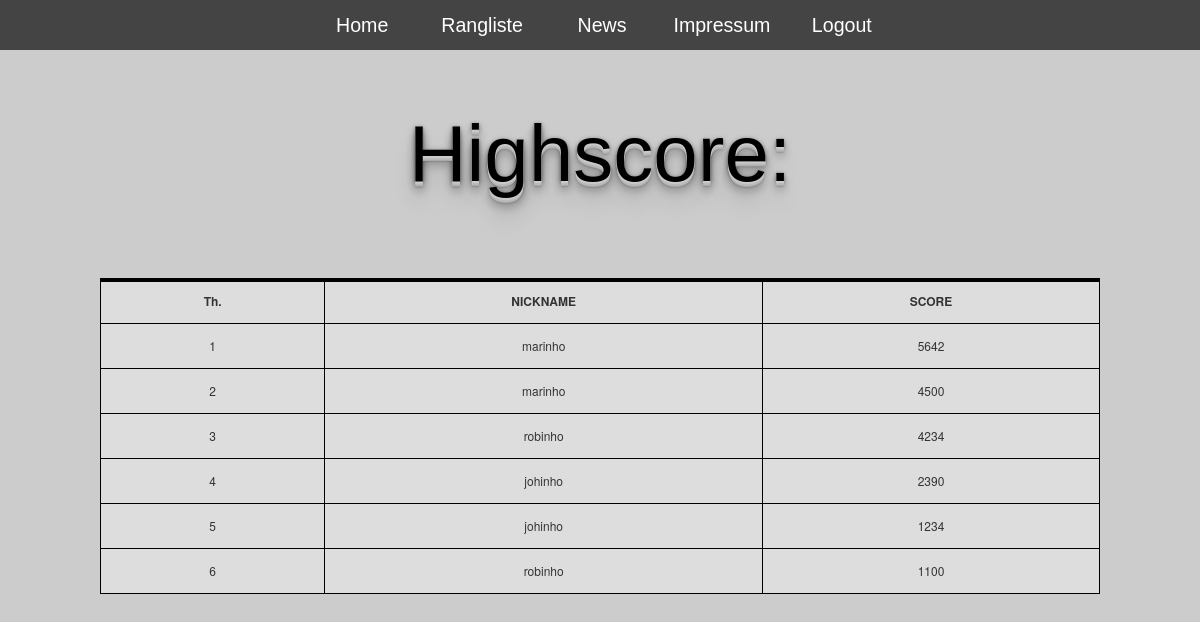
Page /hangman/RankedList.php (signed in) on the earlier database version.
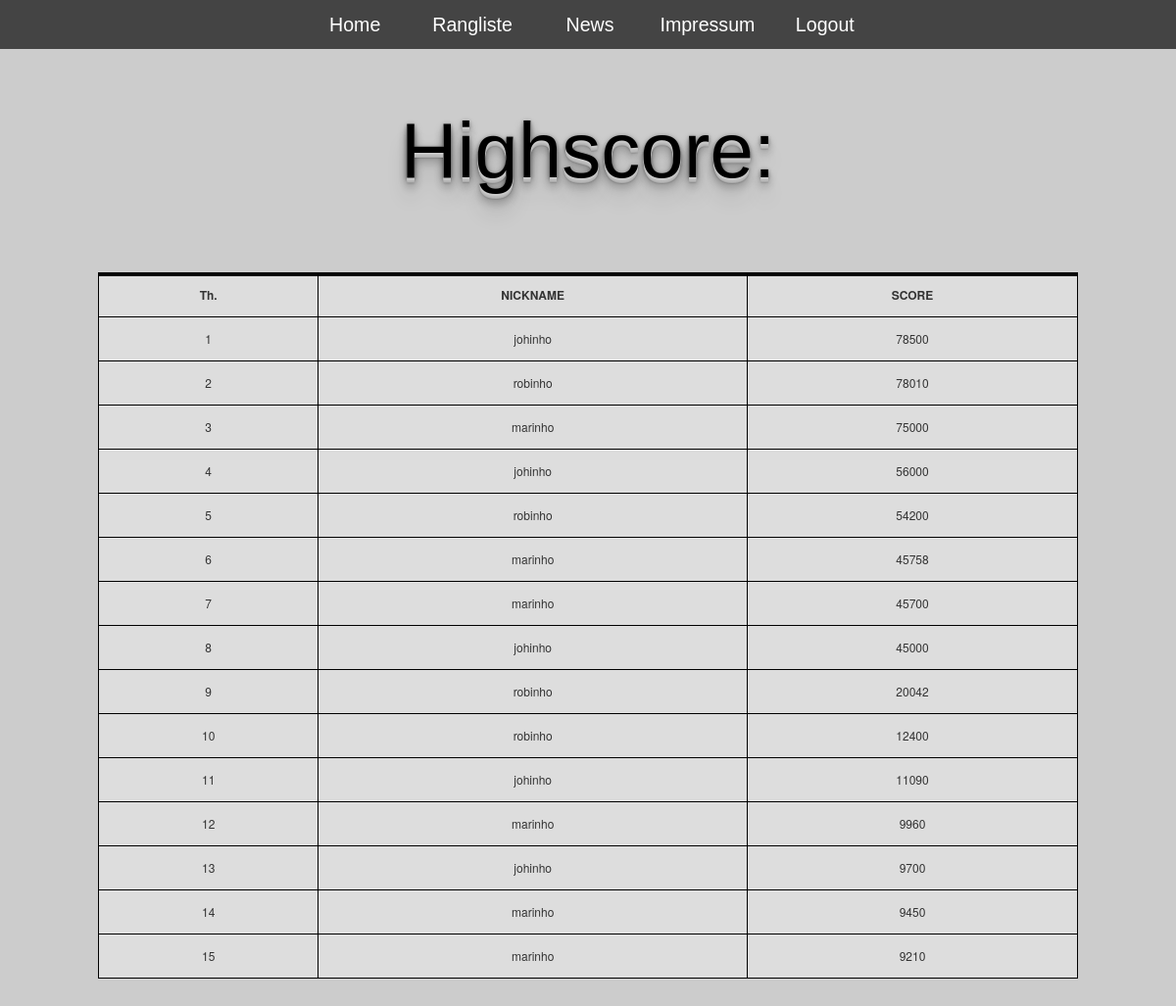
Same page on the later database version.
### tables this page shows
CREATE TABLE Scores (
	scoreid INT NOT NULL AUTO_INCREMENT
	, userid INT
    , score INT
    , PRIMARY KEY (scoreid)
    , FOREIGN KEY (userid) REFERENCES User(userid)
	);

CREATE TABLE User (
	userid INT NOT NULL AUTO_INCREMENT
    , nickname CHAR (80) NOT NULL
    , entrydate TIMESTAMP
    , password CHAR (80) NOT NULL
    , groupid INT
    , FOREIGN KEY (groupid) REFERENCES Groups(groupid)
    , PRIMARY KEY (userid)
    );

### hangman/RankedList.php (the view, shortened to what this page needs)
<?php
if (isset($_SESSION["name"])) {
?>
<html>
<html>
<head>
    <link rel="stylesheet" href="css/bootstrap.css">
    <link rel="stylesheet" href="css/navBar.css">
    <link rel="stylesheet" href="css/rankedList.css">
    <link rel="stylesheet" href="css/textstyle.css">
</head>
<body class="news">
<header>
    <div class="nav">
        <ul>
            <li class="home"><a href="hangman.php">Home</a></li>
            <li class="rankedlist"><a class="active" href="RankedList.php">Rangliste</a></li>
            <li class="news"><a href="news.php">News</a></li>
            <li class="impressum"><a href="impressum.php">Impressum</a></li>
            <li class="logout"><a href="logout.php">Logout</a></li>
        </ul>
    </div>
</header>
<section>
    <br>
    <br>
    <div class="hit-the-floor"><h1 class="text-center">Highscore:</h1></div>
    <br>
    <br>
</section>
</body>
<?php
include "db_newconnection.php";
?>
<?php
$rankedlist = "SELECT p.nickname AS nickname,
                      s.score AS score
                      FROM `user` p
                      LEFT JOIN Scores s
                      ON p.userid = s.userid
                      ORDER BY s.score DESC
                      Limit 15";
$result = mysqli_query($tunnel,$rankedlist);
echo "<table class='table-responsive'>";
echo "<td><strong>","Th.","</strong></td>";
echo "<td><strong>","NICKNAME","</strong></td>";
echo "<td><strong>","SCORE","</strong></td>";
$highscorenumber=1;
while($row2 = mysqli_fetch_object($result))
{
    echo "<tr>";
    echo "<td>",$highscorenumber++,"</td>";
    echo "<td>",$row2->nickname,"</td>";
    echo "<td>",$row2->score,"</td>";
    echo "</tr>";
}
echo "</table>";
?>
</html>
<?php
} else {
    ?>
    <?php
    header( "Location: index.php");
}
?>

### hangman/css/navBar.css (style rules this page uses)
body { margin: 0; padding: 0; background: #ccc; }
.nav ul { list-style: none; background-color: #444; text-align: center; padding: 0; margin: 0; }
.nav li { font-family: 'Oswald', sans-serif; font-size: 1.2em; line-height: 40px; height: 40px; border-bottom: 1px solid #888; }
.nav a { text-decoration: none; color: #fff; display: block; transition: 1s background-color; }
@media screen and (min-width: 600px) { .nav li { width: 120px; border-bottom: none; height: 50px; line-height: 50px; font-size: 1.4em; } }
@media screen and (min-width: 600px) { .nav li { display: inline-block; margin-right: -4px; } }

### hangman/css/rankedList.css (style rules this page uses)
strong { font-weight: bold; }
table { background: #dddddd; box-shadow: inset 0 3px 0 black; font-size: 12px; line-height: 24px; margin: 30px auto; text-align: center; width: 1000px; }
table, td, td { border: 1px solid black; padding: 10px 15px; position: relative; transition: all 300ms; }

### hangman/css/textstyle.css (style rules this page uses)
h1 { font-size: 80px; }
.hit-the-floor { color: black; font-size: 12em; font-weight: bold; font-family: Helvetica; text-shadow: 0 1px 0 #ccc , 0 2px 0 #c9c9c9 , 0 3px 0 #bbb , 0 4px 0 #b9b9b9 , 0 5px 0 #aaa , 0 6px 1px rgba(0,0,0,.1) , 0 0 5px rgba(0,0,0,.1) , 0 1px 3px rgba(0,0,0,.3) , 0 3px 5px rgba(0,0,0,.2) , 0 5px 10px rgba(0,0,0,.25) , 0 10px 10px rgba(0,0,0,.2) , 0 20px 20px rgba(0,0,0,.15); }
.hit-the-floor { text-align: center; }

Differences in the rows shown:
no longer on this page (row unchanged): scores: userid.nickname "marinho", score "5642"
no longer on this page (row unchanged): scores: userid.nickname "marinho", score "4500"
no longer on this page (row unchanged): scores: userid.nickname "johinho", score "2390"
no longer on this page (row unchanged): scores: userid.nickname "johinho", score "1234"
no longer on this page (row unchanged): scores: userid.nickname "robinho", score "1100"
added scores: userid.nickname "johinho", score "78500"
added scores: userid.nickname "robinho", score "78010"
added scores: userid.nickname "marinho", score "75000"
added scores: userid.nickname "johinho", score "56000"
changed scores (number 5 of 15 on the later page): score "4234" → "54200"
added scores: userid.nickname "marinho", score "45758"
added scores: userid.nickname "marinho", score "45700"
added scores: userid.nickname "johinho", score "45000"
added scores: userid.nickname "robinho", score "20042"
added scores: userid.nickname "robinho", score "12400"
added scores: userid.nickname "johinho", score "11090"
added scores: userid.nickname "marinho", score "9960"
added scores: userid.nickname "johinho", score "9700"
added scores: userid.nickname "marinho", score "9450"
added scores: userid.nickname "marinho", score "9210"
